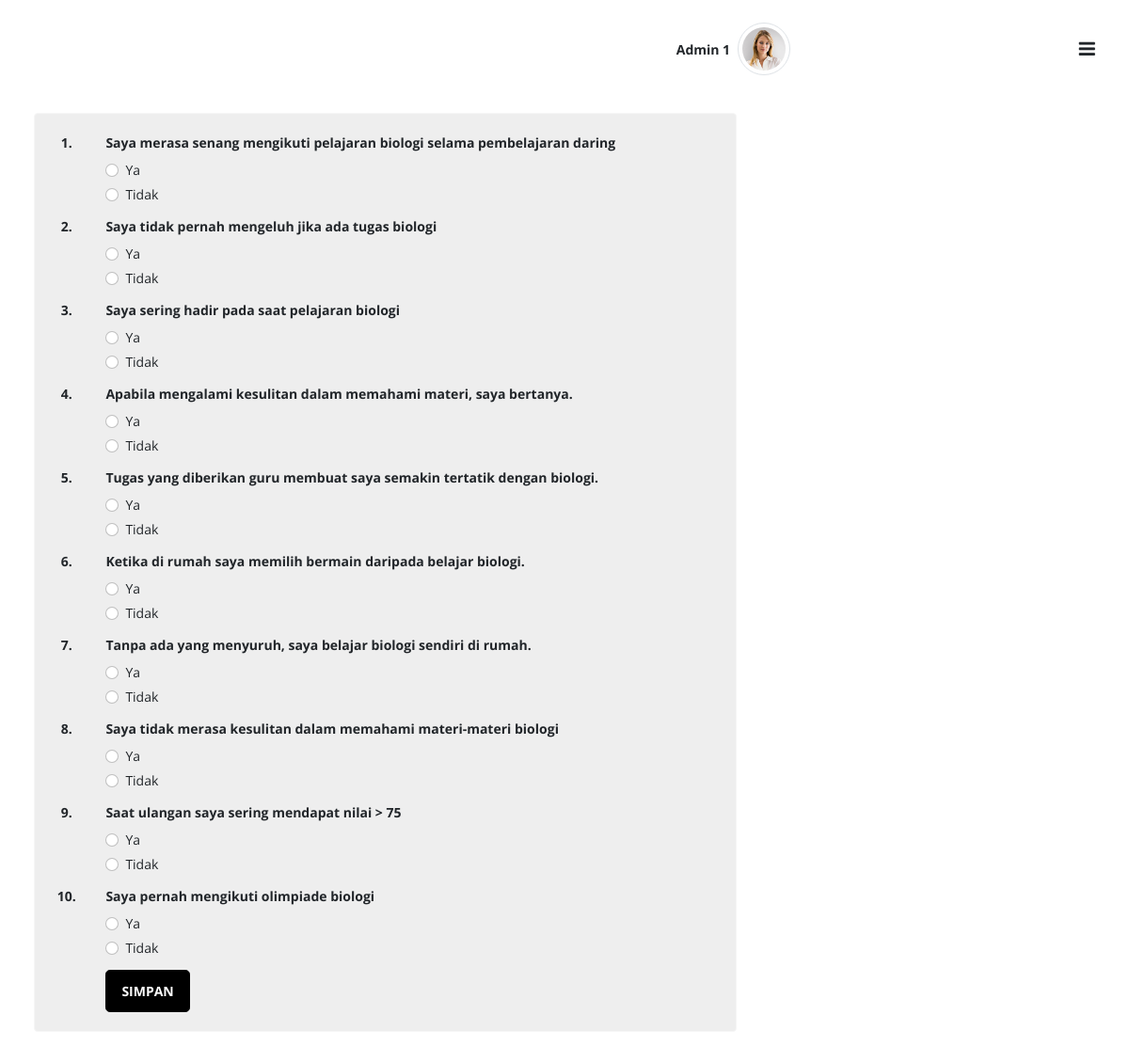
The app's page /survey.php (signed in) with its own data.
### tables this page shows
CREATE TABLE `survey_question` (
  `id` int(10) NOT NULL,
  `question` varchar(255) NOT NULL,
  `category` enum('1','2') NOT NULL
);

### survey.php (the view, shortened to what this page needs)
<?php
include('config/db.php');
?>
<!doctype html>
<html class="no-js" lang="en" dir="ltr">
<head>
    <link rel="stylesheet" href="node_modules/owl.carousel2/dist/assets/owl.carousel.min.css" />
    <link rel="stylesheet" href="assets/css/e-learn.style.min.css">
</head>
<body>
    <div id="elearn-layout" class="theme-purple">
        <div class="main px-lg-4 px-md-4">
            <?php include('layout/header.php'); ?>
            <div class="body d-flex py-lg-3 py-md-2">
                <div class="container-xxl">
                    <div class="row clearfix g-3">
                        <div class="col-lg-8 col-md-12 flex-column">
                            <div class="row row-deck g-3">
                                <div class="col-12 col-xl-12 col-lg-12">
                                    <div class="card mb-3 color-bg-200">
                                        <div class="card-body">
                                            <form action="action/save-survey.php" method="POST">
                                                <div class="row align-items-center">
                                                    <?php
                                                    $question = mysqli_query($conn, "SELECT * FROM survey_question");
                                                    $row = mysqli_fetch_all($question, MYSQLI_ASSOC);
                                                    foreach ($row as $q) { ?>
                                                    <div class="row my-1">
                                                        <div class="col text-center">
                                                            <strong><?php echo $q['id']; ?>.</strong>
                                                        </div>
                                                        <div class="col-11">
                                                            <strong><?php echo $q['question'] ?></strong>
                                                        </div>
                                                    </div>
                                                    <div class="row my-1">
                                                        <div class="col-11 offset-1">
                                                            <div class="form-check">
                                                                <input class="form-check-input" type="radio"
                                                                    name="question<?php echo $q['id'] ?>" value="1"
                                                                    required>
                                                                <label class="form-check-label"
                                                                    for="tipeguru1">Ya</label>
                                                            </div>
                                                            <div class="form-check">
                                                                <input class="form-check-input" type="radio"
                                                                    name="question<?php echo $q['id'] ?>" value="0">
                                                                <label class="form-check-label"
                                                                    for="tipeguru2">Tidak</label>
                                                            </div>
                                                        </div>
                                                    </div>
                                                    <?php } ?>
                                                    <div class="row my-1">
                                                        <div class="col-11 offset-1">
                                                            <button type="submit"
                                                                class="btn btn-primary btn-lg"><b>SIMPAN</b></button>
                                                        </div>
                                                    </div>
                                                </div>
                                            </form>
                                        </div>
                                    </div>
                                </div>
                            </div>
                        </div>
                    </div>
                </div>
            </div>
        </div>
    </div>
</body>
</html>

### layout/header.php (shortened to what this page needs)
<div class="header">
    <nav class="navbar py-4">
        <div class="container-xxl">
            <div class="h-right d-flex align-items-center mr-5 mr-lg-0 order-1">
                <div class="dropdown user-profile ml-2 ml-sm-3 d-flex align-items-center zindex-popover">
                    <div class="u-info me-2">
                        <p class="mb-0 text-end line-height-sm "><span class="font-weight-bold">
                                <?php echo $_SESSION['name'] ?>
                            </span></p>
                    </div>
                    <a class="nav-link dropdown-toggle pulse p-0" href="#" role="button" data-bs-toggle="dropdown"
                        data-bs-display="static">
                        <img class="avatar lg rounded-circle img-thumbnail" src="assets/images/profile_av.png"
                            alt="profile">
                    </a>
                </div>
            </div>
            <button class="navbar-toggler p-0 border-0 menu-toggle order-3" type="button" data-bs-toggle="collapse"
                data-bs-target="#mainHeader">
                <span class="fa fa-bars"></span>
            </button>
        </div>
    </nav>
</div>

### records on screen
survey_question: id "1", question "Saya merasa senang mengikuti pelajaran biologi selama pembelajaran daring"
survey_question: id "2", question "Saya tidak pernah mengeluh jika ada tugas biologi"
survey_question: id "3", question "Saya sering hadir pada saat pelajaran biologi"
survey_question: id "4", question "Apabila mengalami kesulitan dalam memahami materi, saya bertanya."
survey_question: id "5", question "Tugas yang diberikan guru membuat saya semakin tertatik dengan biologi."
survey_question: id "6", question "Ketika di rumah saya memilih bermain daripada belajar biologi."
survey_question: id "7", question "Tanpa ada yang menyuruh, saya belajar biologi sendiri di rumah."
survey_question: id "8", question "Saya tidak merasa kesulitan dalam memahami materi-materi biologi"
survey_question: id "9", question "Saat ulangan saya sering mendapat nilai > 75"
survey_question: id "10", question "Saya pernah mengikuti olimpiade biologi"

### other values on screen
$_SESSION['name'] "Admin 1"
